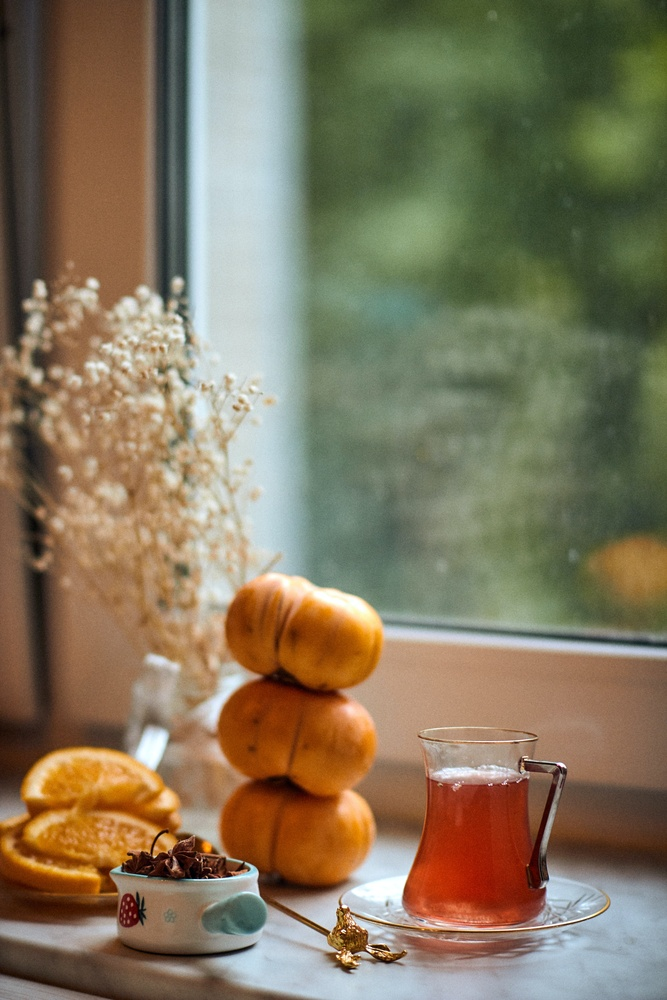
%> input picture Practica01_Operaciones_Basicas_con_Imagenes/img.jpg, 667 x 1000 px, shrunk from 3456 x 5184 before the run
$ octave ejercicio11.m   (GNU Octave 9; MATLAB toolbox functions it lacks are replaced by stand-ins)
%> lines starting %> are read from the running program, lines starting %| are printed output that depends on the picture
clc
close all

%% Lectura de imgen
img = imread("img.jpg");
%> img is the input picture: size 1000x667x3 uint8; mean R, G, B 130.6, 118.4, 93
figure(1);
imshow(img);

% Ajuste gamma

% Convertir a double
img = double(img);
%> img: size 1000x667x3 double

% valor de gamma
gamma = 0.20;

% funcion de gamma
img_gamma = (255.*(img ./ 255).^(1 ./ gamma));
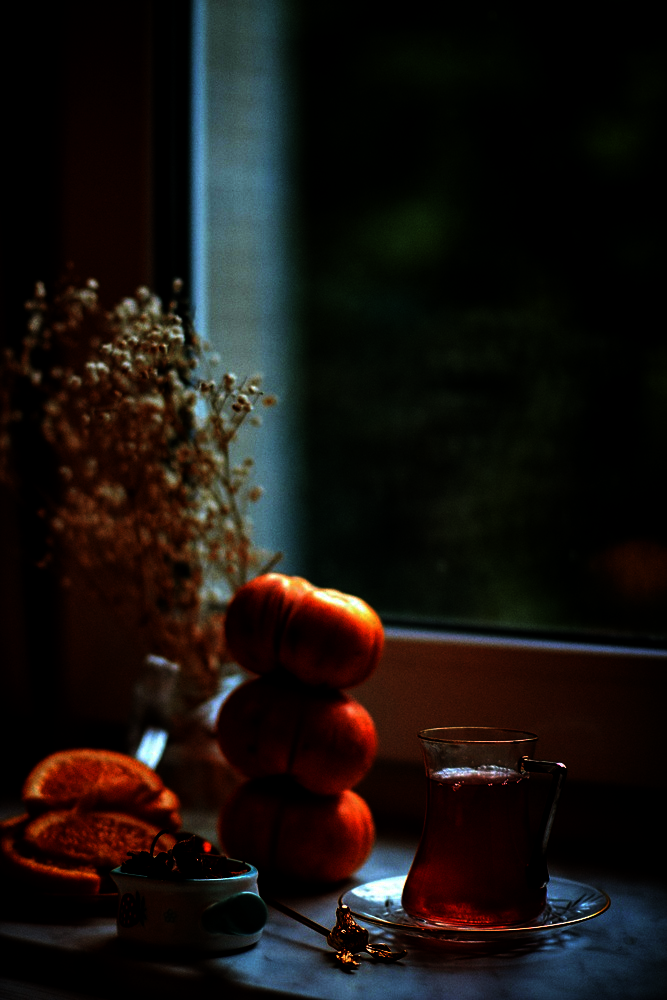
%> img_gamma: size 1000x667x3 double; mean R, G, B 24.2, 18.9, 16

% RECONVERSION DE FORMATO

% Conversion a entero de 8 bits
img = uint8(img);
img_gamma = uint8(img_gamma);
%> img_gamma: size 1000x667x3 uint8

%% Negativo de la imagen
img_neg = (255 - img_gamma);
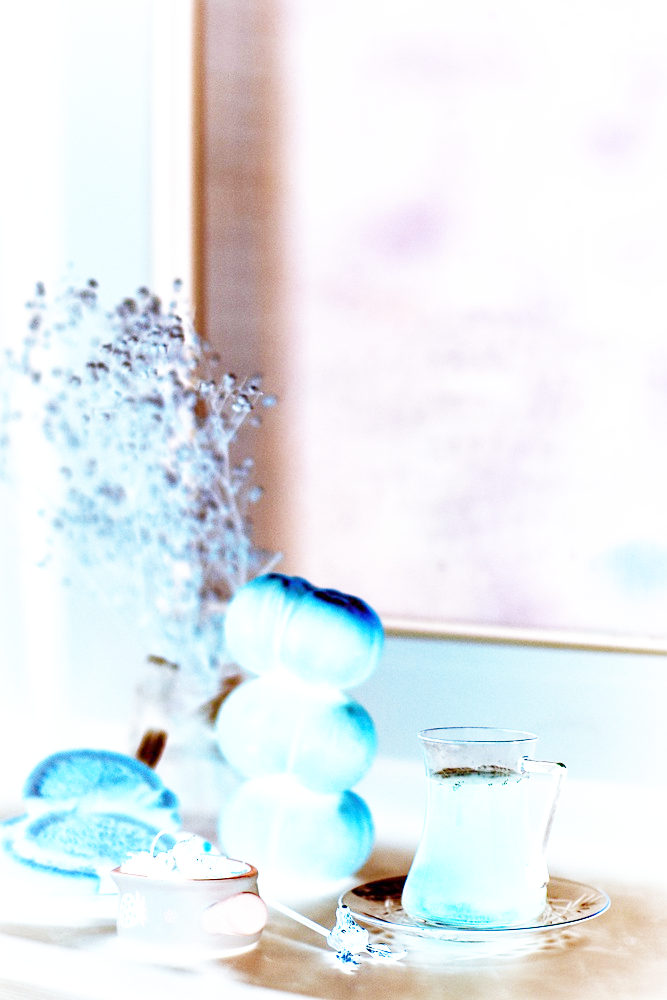
%> img_neg: size 1000x667x3 uint8; mean R, G, B 230.8, 236.1, 239.1

% Visualiza la imgen
figure(2);
imshow(img_neg);
